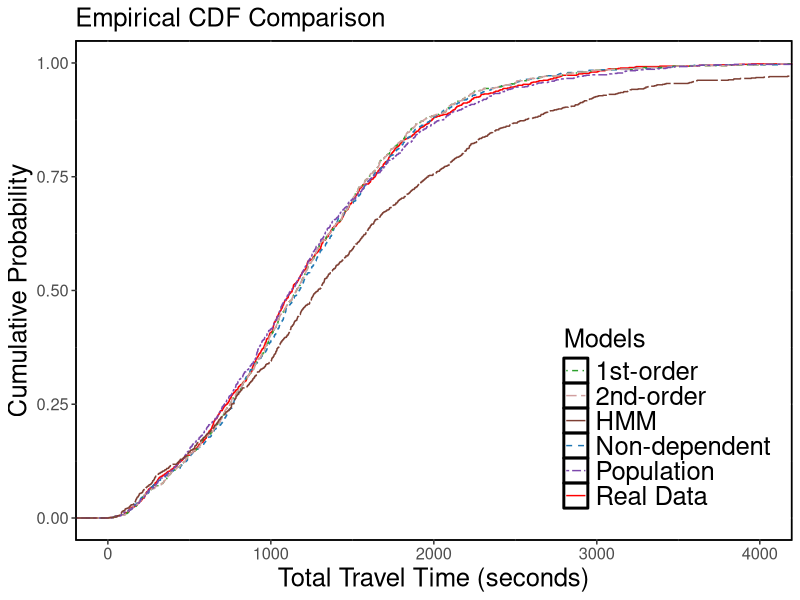
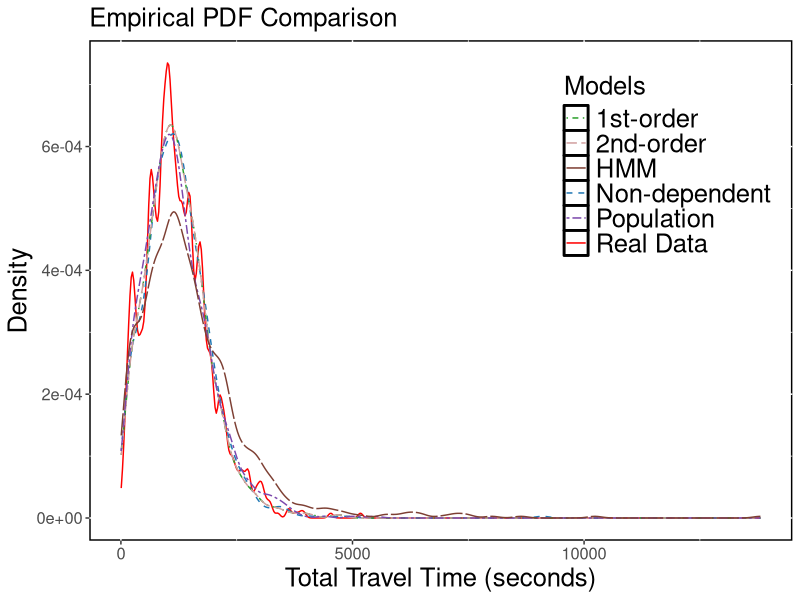

R code for these plots, in order:
## ---- chunk 1
knitr::opts_chunk$set(echo = TRUE)
## ---- chunk 2
library(ggplot2)
## ---- chunk 3
travel_time <- read.csv("plot/plot_data/plot4_data.csv")
## ---- chunk 4
fontsize <- 4.3
cdf <- ggplot(travel_time) +
    stat_ecdf(aes(x = sampled_time, color = "Real Data", linetype = "Real Data")) +
    stat_ecdf(aes(x = non_dependent_time, color = "Non-dependent", linetype = "Non-dependent")) +
    stat_ecdf(aes(x = first_order_time, color = "1st-order", linetype = "1st-order")) +
    stat_ecdf(aes(x = second_order_time, color = "2nd-order", linetype = "2nd-order")) +
    stat_ecdf(aes(x = population_time, color = "Population", linetype = "Population")) +
    stat_ecdf(aes(x = HMM, color = "HMM", linetype = "HMM")) +
    labs(
        title = "Empirical CDF Comparison",
        x = "Total Travel Time (seconds)",
        y = "Cumulative Probability"
    ) +
    coord_cartesian(xlim = c(0, 4000), ylim = c(0, 1)) +
    scale_color_manual(
        name = "Models",
        values = c(
            "Real Data" = "red",
            "Non-dependent" = "#1f77b4",
            "1st-order" = "#2ca02c",
            "2nd-order" = "#d19f9f",
            "Population" = "#7c48ac",
            "HMM" = "#7d3f33"
        )
    ) +
    scale_linetype_manual(
        name = "Models",
        values = c(
            "Real Data" = "solid",
            "Non-dependent" = "dashed",
            "1st-order" = "dotdash",
            "2nd-order" = "longdash",
            "Population" = "twodash",
            "HMM" = "F2"
        )
    ) +
    theme(
        panel.background = element_rect(fill = "white", colour = "black", linewidth = 1),
        panel.grid = element_line(colour = "white"),
        panel.border = element_rect(colour = "black", fill = NA, linewidth = 1),
        legend.position = c(0.98, 0.05),
        legend.justification = c(1, 0),
        text = element_text(size = rel(fontsize)),
        plot.title = element_text(size = rel(fontsize)),
        legend.text = element_text(size = rel(fontsize)),
        legend.key = element_rect(fill = "white")
    )
cdf
## ---- chunk 5
smooth_pdf <- ggplot(travel_time) +
    stat_density(aes(x = sampled_time, color = "Real Data", linetype = "Real Data"), geom = "line", bw = 50) +
    stat_density(aes(x = non_dependent_time, color = "Non-dependent", linetype = "Non-dependent"), geom = "line", bw = 150) +
    stat_density(aes(x = first_order_time, color = "1st-order", linetype = "1st-order"), geom = "line", bw = 150) +
    stat_density(aes(x = second_order_time, color = "2nd-order", linetype = "2nd-order"), geom = "line", bw = 150) +
    stat_density(aes(x = population_time, color = "Population", linetype = "Population"), geom = "line", bw = 150) +
    stat_density(aes(x = HMM, color = "HMM", linetype = "HMM"), geom = "line", bw = 150) +
    labs(
        title = "Empirical PDF Comparison",
        x = "Total Travel Time (seconds)",
        y = "Density"
    ) +
    scale_color_manual(
        name = "Models",
        values = c(
            "Real Data" = "red",
            "Non-dependent" = "#1f77b4",
            "1st-order" = "#2ca02c",
            "2nd-order" = "#d19f9f",
            "Population" = "#7c48ac",
            "HMM" = "#7d3f33"
        )
    ) +
    scale_linetype_manual(
        name = "Models",
        values = c(
            "Real Data" = "solid",
            "Non-dependent" = "dashed",
            "1st-order" = "dotdash",
            "2nd-order" = "longdash",
            "Population" = "twodash",
            "HMM" = "F2"
        )
    ) +
    theme(
        panel.background = element_rect(fill = "white", colour = "black", linewidth = 1),
        panel.grid = element_line(colour = "white"),
        legend.position = c(0.98, 0.95),
        text = element_text(size = rel(fontsize)),
        plot.title = element_text(size = rel(fontsize)),
        legend.text = element_text(size = rel(fontsize)),
        legend.justification = c(1, 1)
    )
smooth_pdf
